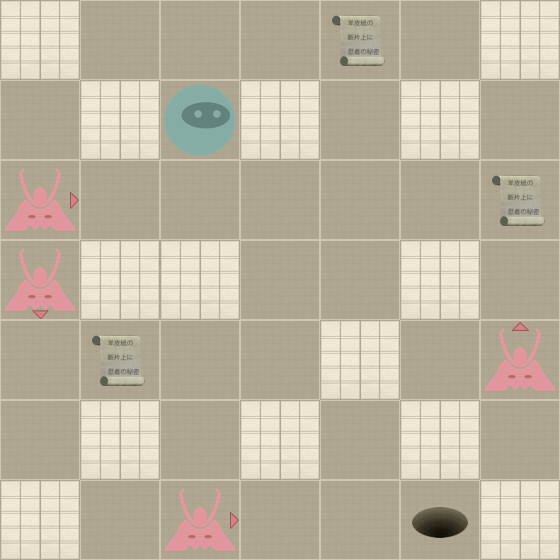

A 2D game scene composited from a Tiled map and its tileset images. What follows is a short description and the map's XML, with each tile layer's data collapsed to a summary:
An orthogonal 7x7 tile map with 80x80 px tiles, 2 tile layers (Level, Actors).

<map version="1.0" orientation="orthogonal" width="7" height="7" tilewidth="80" tileheight="80">
 <properties>
  <property name="moves" value="18" />
 </properties>
 <tileset firstgid="1" name="tiles" tilewidth="80" tileheight="80" spacing="2" margin="2">
  <image source="tiles-hd.png" width="512" height="512" />
  <tile id="0">
   <properties>
    <property name="actor" value="exit" />
   </properties>
  </tile>
  <tile id="2">
   <properties>
    <property name="actor" value="guard" />
    <property name="direction" value="down" />
   </properties>
  </tile>
  <tile id="3">
   <properties>
    <property name="actor" value="guard" />
    <property name="direction" value="left" />
   </properties>
  </tile>
  <tile id="4">
   <properties>
    <property name="actor" value="guard" />
    <property name="direction" value="right" />
   </properties>
  </tile>
  <tile id="5">
   <properties>
    <property name="actor" value="guard" />
    <property name="direction" value="up" />
   </properties>
  </tile>
  <tile id="7">
   <properties>
    <property name="actor" value="player" />
   </properties>
  </tile>
  <tile id="8">
   <properties>
    <property name="actor" value="scroll" />
   </properties>
  </tile>
  <tile id="9">
   <properties>
    <property name="wall" value="1" />
   </properties>
  </tile>
 </tileset>
 <layer name="Level" width="7" height="7">
  <data>[49 cells, 49 non-empty, 2 distinct tile ids]</data>
 </layer>
 <layer name="Actors" width="7" height="7">
  <data>[49 cells, 9 non-empty, 6 distinct tile ids]</data>
 </layer>
</map>
